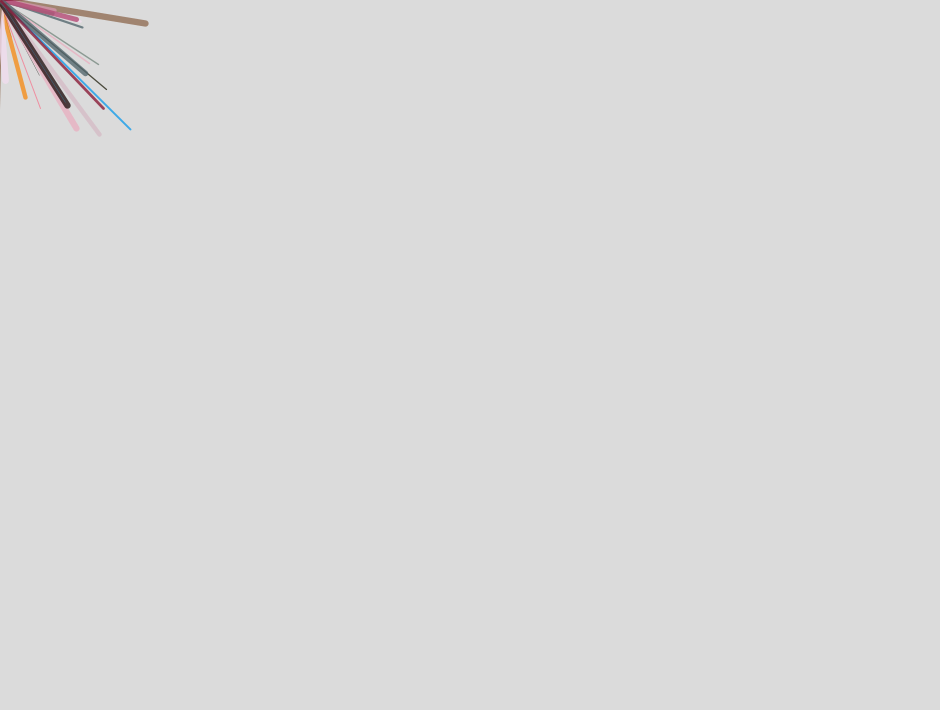
Frame 1 (no input)
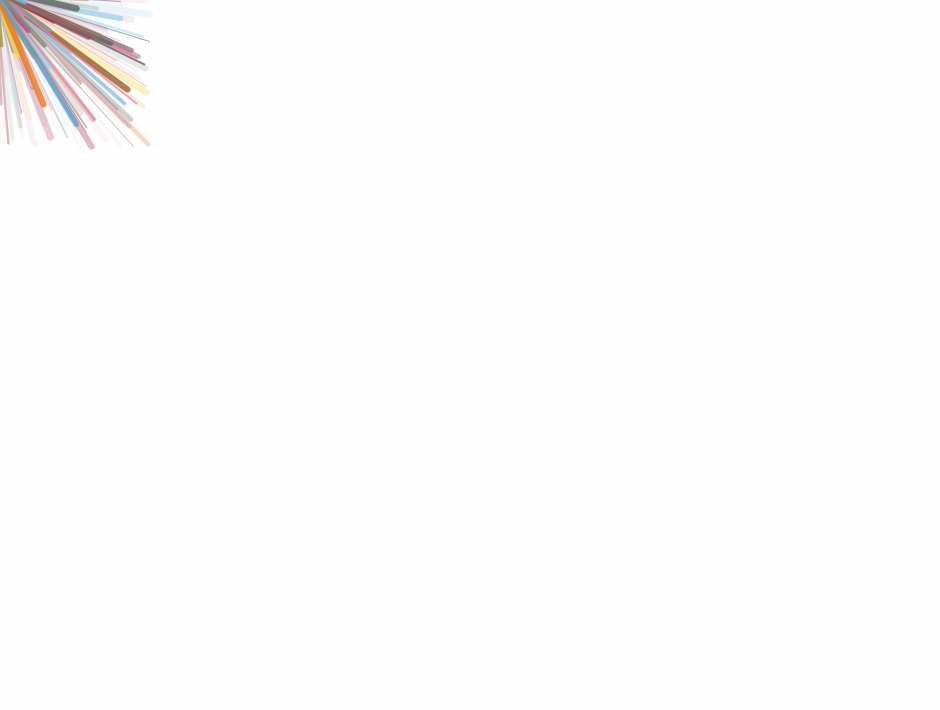
Frame 60 (the mouse pressed at the canvas centre just before this capture)
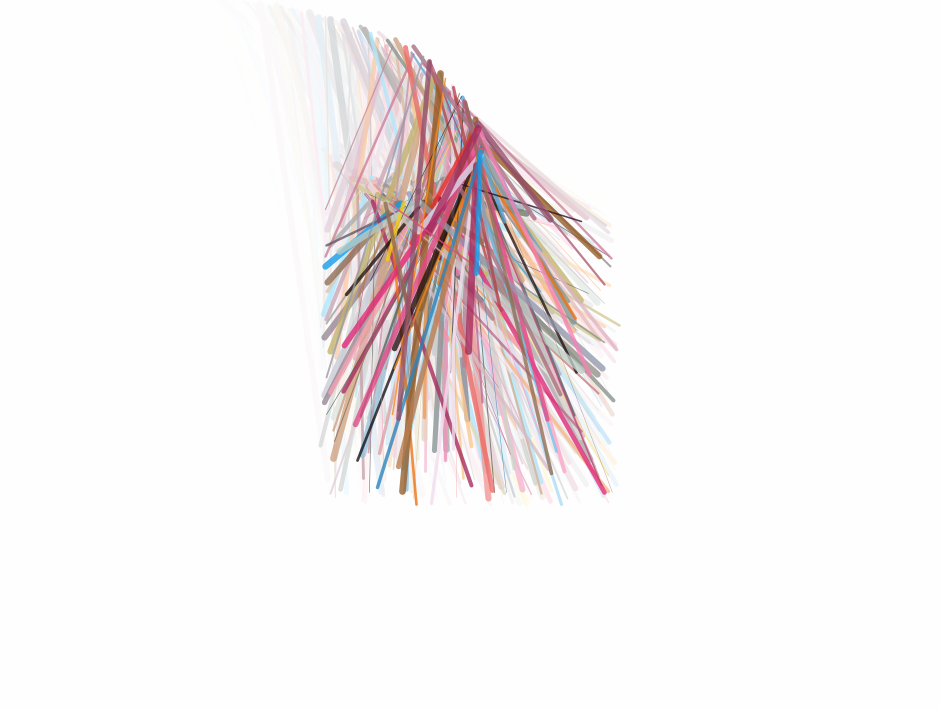
Frame 120 (the mouse held since frame 60 and released just before this capture)

The Processing sketch that drew these frames (run headless with seeded random() and noise(); from frame 60 on, the mouse is pressed at the canvas centre):

// Processing sketch: processing_101403
// ── processing_101403.pde

Followers[] Follow = new Followers[ 75 ];


////////////////////

color[] mycolors = { 
#129CEA,#A42B5C,#E12975,#D5BBC6,#56A4D1,#F58C18,#B34973,#E14984,#9399AC,#914E69,#52666C,#6B5466,#EB7212,#F1DDEE,#D9DDEF,#D395AD,#F2D017,#231010,#222211,#891834,#975C25,#102227,#A86D7E,#99AA98,#111114,#BBCCC3,#82444F,#2782BB,#906D53,#77887F,#281022,#DDEEDC,#70C3E9,#F682B4,#E42C26,#E8B0C0,#B97C4E,#AA9130,#F5BF8D,#B4434A,#334433,#556655,#112211,#F37990,#1DBCF9
};

//color[] mycolors = {
  //#000000,#ff0000,#ffffff
//};
///////////////////


void setup() {
  frameRate( 10 );
  
  size( 940, 710 );

  for (int i = 0; i < Follow.length; i++) {
    Follow[i] = new Followers();
  }


  smooth();
}



void draw() {
  noStroke();
  fill( 255, 75 );
  rect( 0, 0, width, height );

  //fill(colorful);

  for ( int i = 0; i < Follow.length; i++ ) {  

    Follow[i].update();
    Follow[i].display();
    Follow[i].borderless();
  }
  
  
  noCursor();
}


class Followers {
  PVector location;
  PVector velocity;
  PVector acceleration;
  PVector mouse;
  float howBig;
  float howFar;
  float howFast;

  Followers() {
    location = new PVector( noise(width), noise(height) );
    velocity = new PVector( 0, 0 );
    howBig = random( 57 );
    howFast = random( 10,25 );
    howFar = .7;
  }

  void update() {
    mouse = new PVector( mouseX, mouseY );
    acceleration = PVector.sub( mouse, location );
    acceleration.normalize();
    acceleration.mult( howFar );

    velocity.add( acceleration );
    velocity.limit( howFast );
    location.add( velocity );
  }

  void display() {

    color colorful = mycolors [ int ( random ( mycolors.length ) ) ];

    strokeWeight( random( 7 ) );
    stroke( colorful, 200 );
    fill ( 0, 225 );

    line( location.x, location.y, pmouseX+(random( -150,150 )), pmouseY+(random( -150,150 )) );
  }

  void borderless() {
    if ( location.x > width ) location.x *= -1;
    if ( location.x < 0 ) location.x *= -1;
    if ( location.y > height ) location.y *= -1;
    if ( location.y < 0 ) location.y *= -1;
  }
}

void keyPressed() {
 
  if (key == 's') {
    save("image-"+frameCount+".jpg");
  }
  
}
